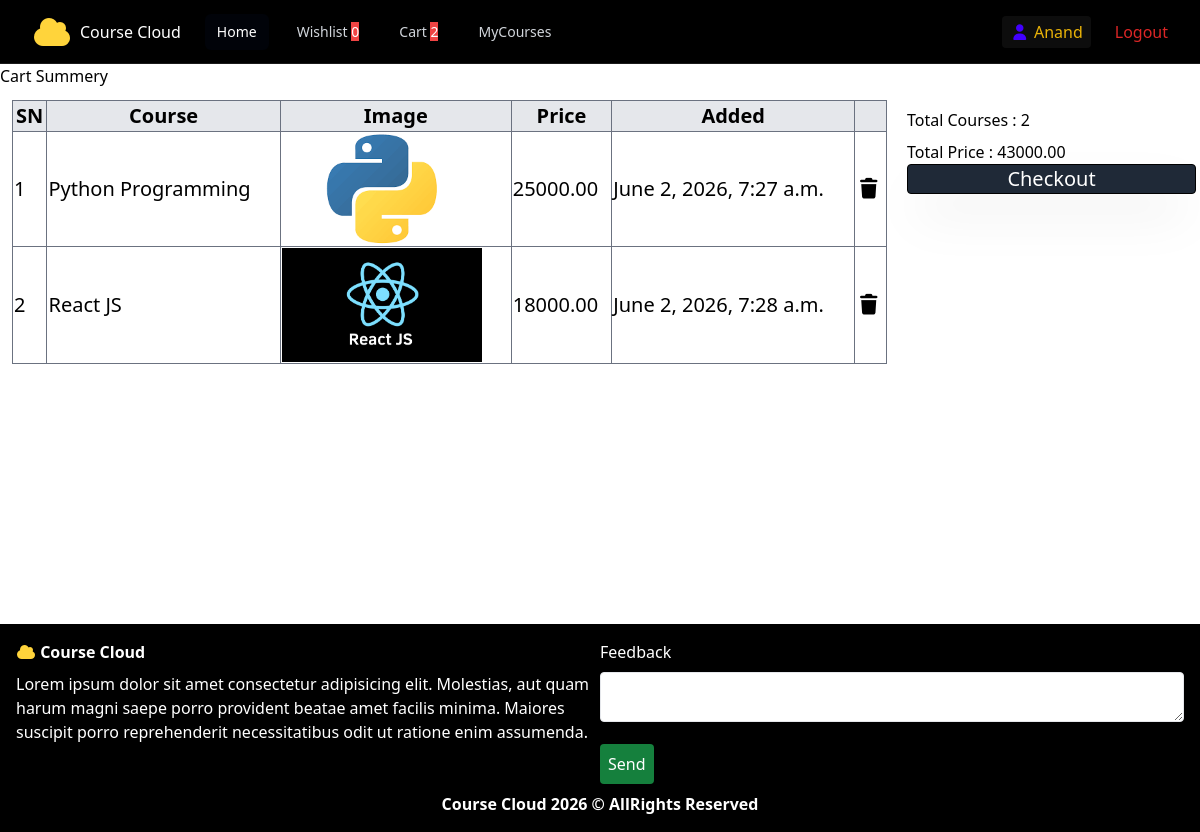
Before: /student/cartlist (signed in) with the older database file.
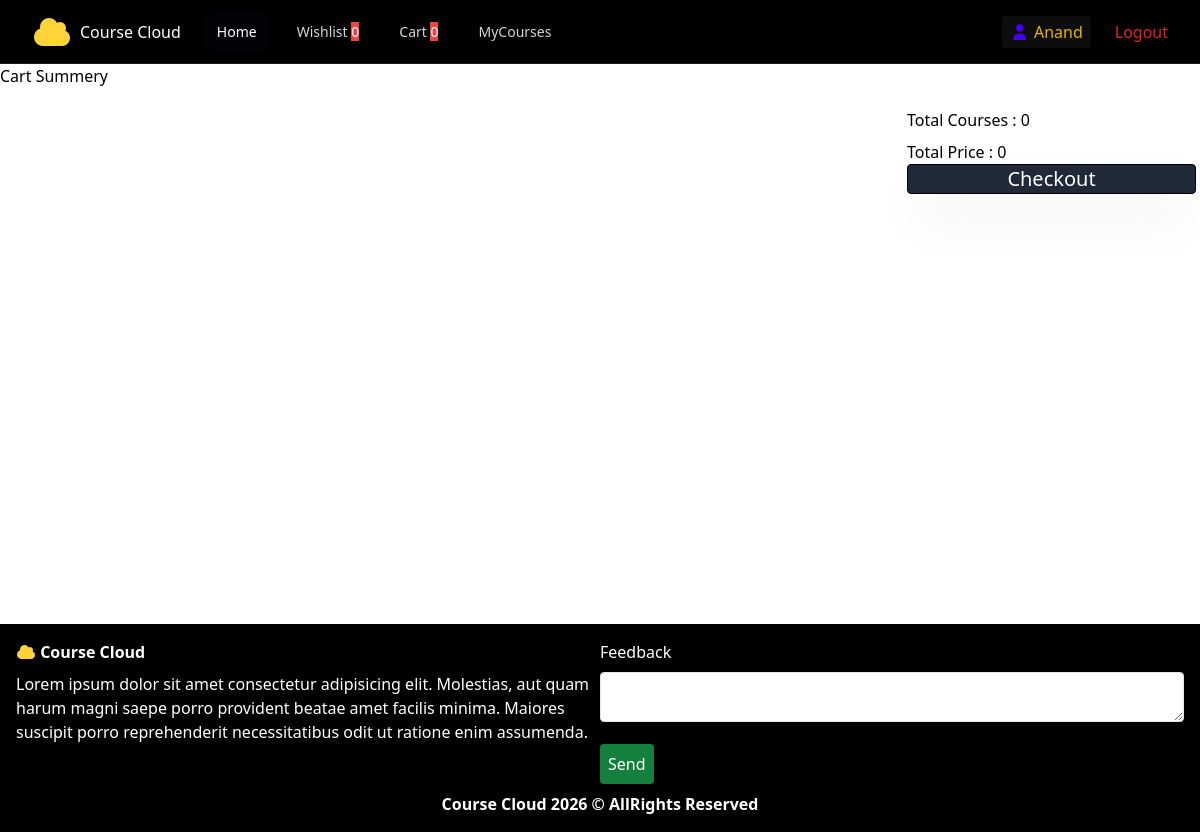
After: the same page with the newer database file.
### student/models.py (models this page shows)
class Cart(models.Model):
    course_object=models.ForeignKey(Course,on_delete=models.CASCADE,related_name="cart_course_items")
    student_object=models.ForeignKey(User,on_delete=models.CASCADE,related_name="cart_user_items")
    added_at=models.DateTimeField(auto_now_add=True)

### instructor/models.py (models this page shows, shortened)
class Course(models.Model):
    title=models.CharField(max_length=100)
    description=models.CharField(max_length=500)
    price=models.DecimalField(max_digits=7,decimal_places=2,default=0)
    instructor=models.ForeignKey(User,on_delete=models.CASCADE,related_name="course")
    is_free=models.BooleanField(default=False)
    course_picture=models.ImageField(upload_to="Course_Picture")
    thumbnail=models.TextField()
    category=models.ManyToManyField(Category)
    created_at=models.DateTimeField(auto_now_add=True)
    updated_at=models.DateTimeField(auto_now=True)

### student/views.py (the view)
# urls.py: path('cartlist',CartListView.as_view(),name='cartlist'),
class CartListView(View):
    def get(self,request):
        cart_list=Cart.objects.filter(student_object=request.user)
        cart_count=cart_list.count()
        cart_total=0
        for i in cart_list:
            cart_total+=i.course_object.price
        return render(request,"cartlist.html",{"data":cart_list,"count":cart_count,"cart_total":cart_total})

### student/context_proccessor.py (called while the page is built)
def cart_count(request):
    if request.user.is_authenticated:
        cnt=Cart.objects.filter(student_object=request.user).count()
        return {"cart_count":cnt}
    else:
        return {"cart_count":0}

def wish_count(request):
    if request.user.is_authenticated:
        cnt=WishList.objects.filter(student_object=request.user).count()
        return {"wish_count":cnt}
    else:
        return {"wish_count":0}

### student/templates/cartlist.html
{% extends 'base.html' %}
{% block base %}
<h1>Cart Summery</h1>
<div class="md:grid grid-cols-4 gap-1">
    <div class="col-span-3 p-3">
        {% if data %}
        <table class="table-auto border border-gray-600 text-xl w-full">
            <thead>
                <tr class="bg-gray-200">
                    <th class="border border-gray-500">SN</th>
                    <th class="border border-gray-500">Course</th>
                    <th class="border border-gray-500">Image</th>
                    <th class="border border-gray-500">Price</th>
                    <th class="border border-gray-500">Added</th>
                    <th class="border border-gray-500"></th>
                </tr>
            </thead>
            <tbody>
                {% for i in data %}
                <tr>
                    <td class="border border-gray-500">{{forloop.counter}}</td>
                    <td class="border border-gray-500">{{i.course_object.title}}</td>
                    <td class="border border-gray-500">
                        <img src="{{i.course_object.course_picture.url}}" alt="" width="200px">
                    </td>
                    <td class="border border-gray-500">{{i.course_object.price}}</td>
                    <td class="border border-gray-500">{{i.added_at}}</td>
                    <td class="border border-gray-500">
                        <a href="{% url 'remcart' i.id %}"><i class="fa-solid fa-trash"></i></a>
                    </td>
                </tr>
                {% endfor %}
            </tbody>
        </table>
        {% else %}
            <img src="https://bexcart.com/assets/images/empty-cart.gif" alt="" width="300px">
        {% endif %}
    </div>
    <div>
    <div class="border-3 border-gray-700 rounded p-1 mt-4">
    <div class="flex flex-col gap-2">
        <h1>Total Courses : <span>{{count}}</span></h1>
        <h1>Total Price : <span>{{cart_total}}</span></h1>
    </div>
    <a href="" class="bg-gray-800 text-white text-xl w-full block text-center border border-black shadow-2xl rounded">Checkout</a>
</div>
</div>
</div>
{% endblock base %}

### student/templates/base.html (shortened to what this page needs)
<!DOCTYPE html>
<html lang="en">
<head>
    <script src="https://cdn.tailwindcss.com"></script>
    <link rel="stylesheet" href="https://cdnjs.cloudflare.com/ajax/libs/font-awesome/7.0.1/css/all.min.css" />
</head>
<body>
<nav class="relative bg-black after:pointer-events-none after:absolute after:inset-x-0 after:bottom-0 after:h-px after:bg-white/10">
  <div class="mx-auto max-w-7xl px-2 sm:px-6 lg:px-8">
    <div class="relative flex h-16 items-center justify-between">
      <div class="flex flex-1 items-center justify-center sm:items-stretch sm:justify-start">
        <div class="flex shrink-0 items-center">
          <i class="fa-solid fa-cloud fa-2xl" style="color: rgb(255, 212, 59);"></i><span class="text-white pl-2">Course Cloud</span>
        </div>
        <div class="hidden sm:ml-6 sm:block">
          <div class="flex space-x-4">
            <a href="{% url 'shome' %}" aria-current="page" class="rounded-md bg-gray-950/50 px-3 py-2 text-sm font-medium text-white">Home</a>
            <a href="{% url 'wishlist' %}" class="rounded-md px-3 py-2 text-sm font-medium text-gray-300 hover:bg-white/5 hover:text-white">Wishlist
              <span class="text-white bg-red-500">{{wish_count}}</span>
            </a>
            <a href="{% url 'cartlist' %}" class="rounded-md px-3 py-2 text-sm font-medium text-gray-300 hover:bg-white/5 hover:text-white">Cart
              <span class="text-white bg-red-500">{{cart_count}}</span>
            </a>
            <a href="#" class="rounded-md px-3 py-2 text-sm font-medium text-gray-300 hover:bg-white/5 hover:text-white">MyCourses</a>
          </div>
        </div>
      </div>
      <div class="text-yellow-500 bg-white/5 px-2 py-1 rounded">
        <i class="fa-solid fa-user" style="color: rgb(66, 0, 255);"></i>
        {{request.user}}
      </div>
      <div class="absolute inset-y-0 right-0 flex items-center pr-2 sm:static sm:inset-auto sm:ml-6 sm:pr-0">
      <button class="text-red-600 px-y py-2 rounded-md hover:bg-white/5">Logout</button>
      </div>
    </div>
  </div>
</nav>
<div style="min-height: 70vh;">
{% block base %}
{% endblock base %}
</div>
 <div class="w-full p-4 bg-black text-white">
    <div class="grid grid-cols-2">
        <div>
            <h4 class="font-bold mb-2">
            <i class="fa-solid fa-cloud " style="color: rgb(255, 212, 59);"></i>
            Course Cloud</h4>
            <p>Lorem ipsum dolor sit amet consectetur adipisicing elit. Molestias, aut quam harum magni saepe porro provident beatae amet facilis minima. Maiores suscipit porro reprehenderit necessitatibus odit ut ratione enim assumenda.</p>
        </div>
        <div class="p2">
            <h4>Feedback</h4>
            <textarea name="" id="" class="w-full bg-white border rounded my-2"></textarea>
            <button class="bg-green-700 text-white my-2 p-2 rounded">Send</button>
        </div>
    </div>
    <h6 class="text-center font-bold">Course Cloud 2026 &copy; AllRights Reserved</h6>
 </div>
</body>
</html>

Changed rows visible on the page:
removed Cart: course_object "Python Programming", course_object.course_picture (picture), course_object.price "25000.00", added_at "June 2, 2026, 7:27 a.m."
removed Cart: course_object "React JS", course_object.course_picture (picture), course_object.price "18000.00", added_at "June 2, 2026, 7:28 a.m."
Other visible differences:
{{ cart_count }}: "2" → "0"
{{ count }}: "2" → "0"
{{ cart_total }}: "43000.00" → "0"
text no longer shown: "SN Course Image Price Added"
